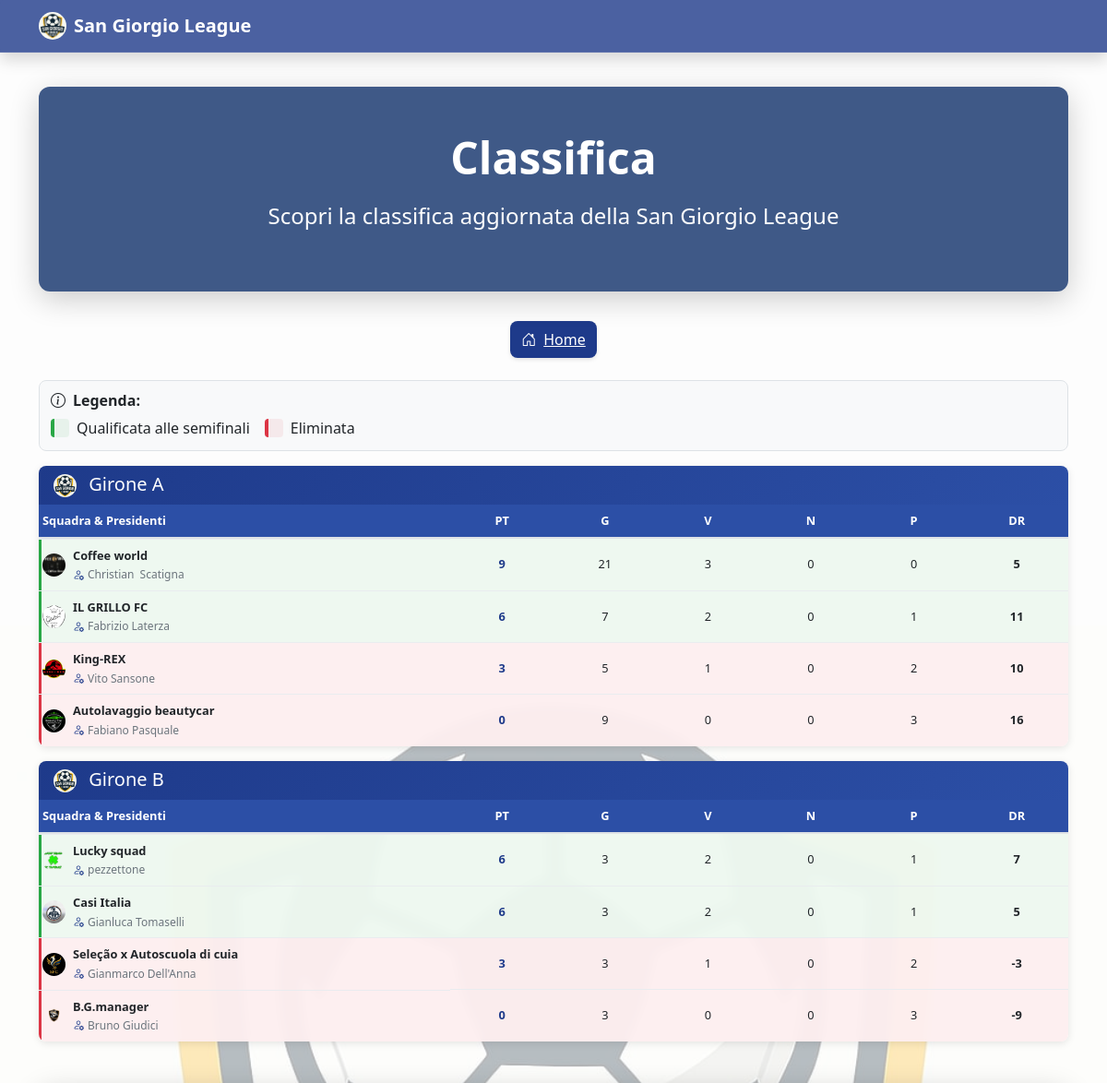
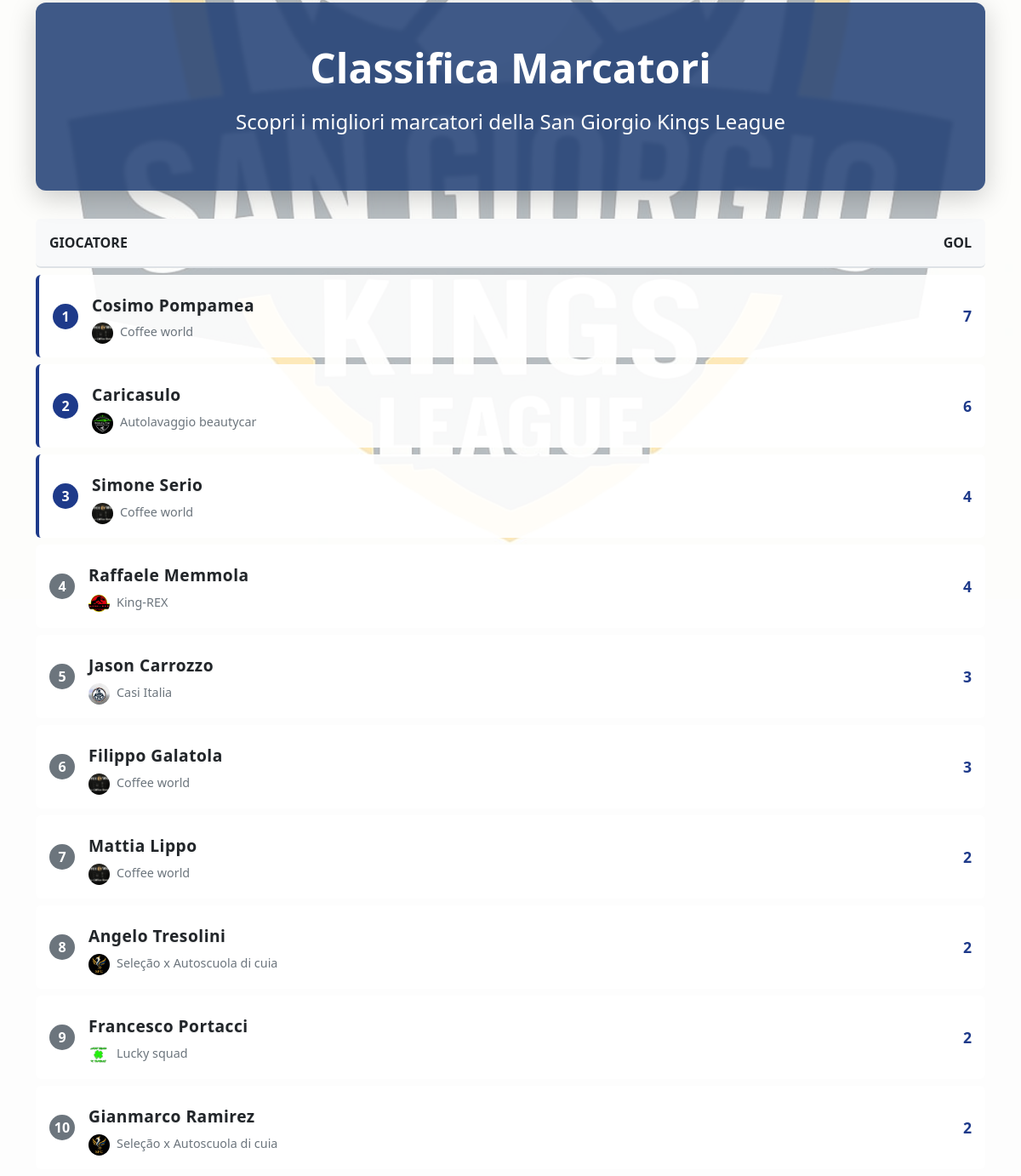
Page /Classifica.php on the earlier database version (2 pictures, top to bottom).
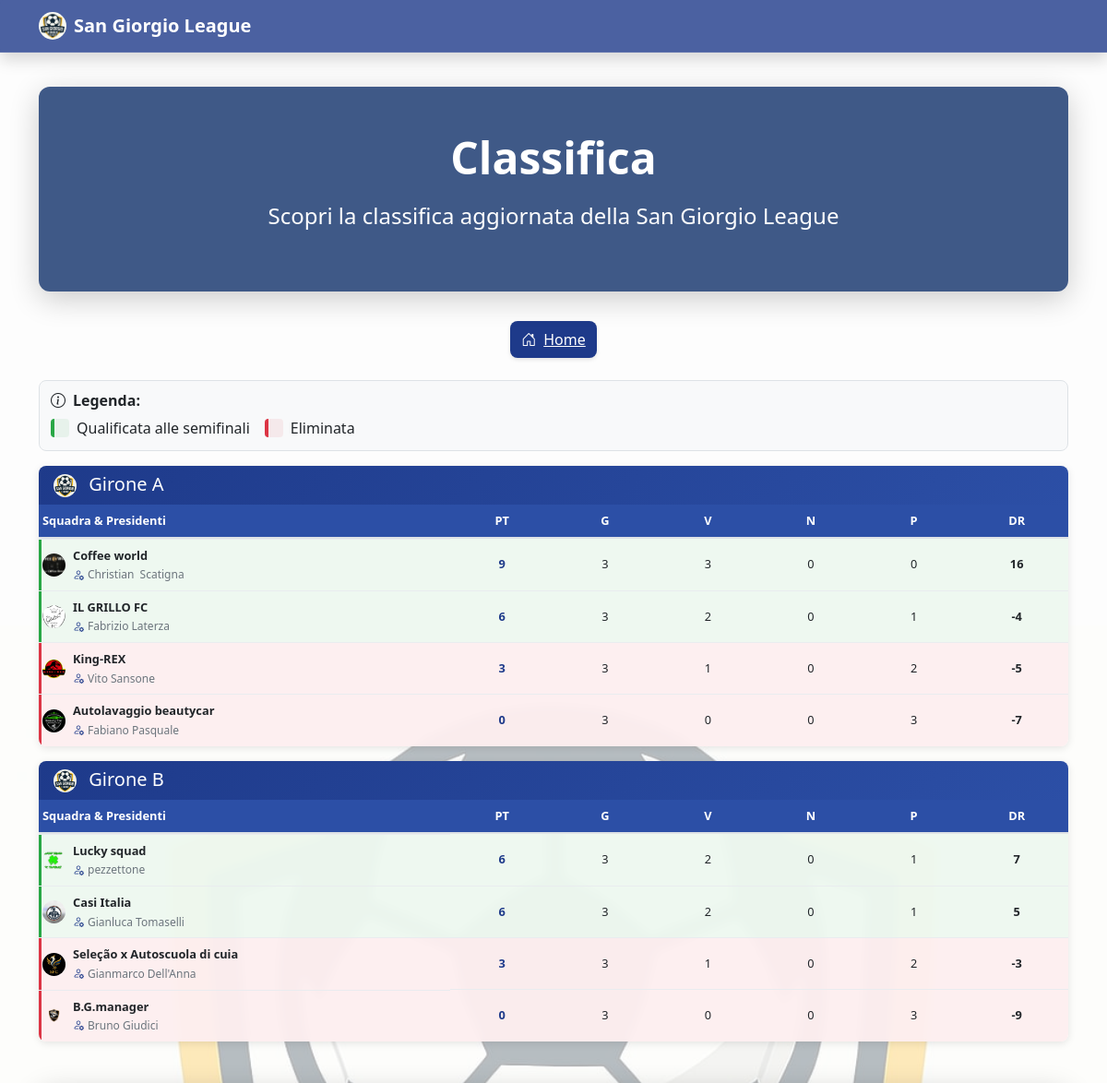
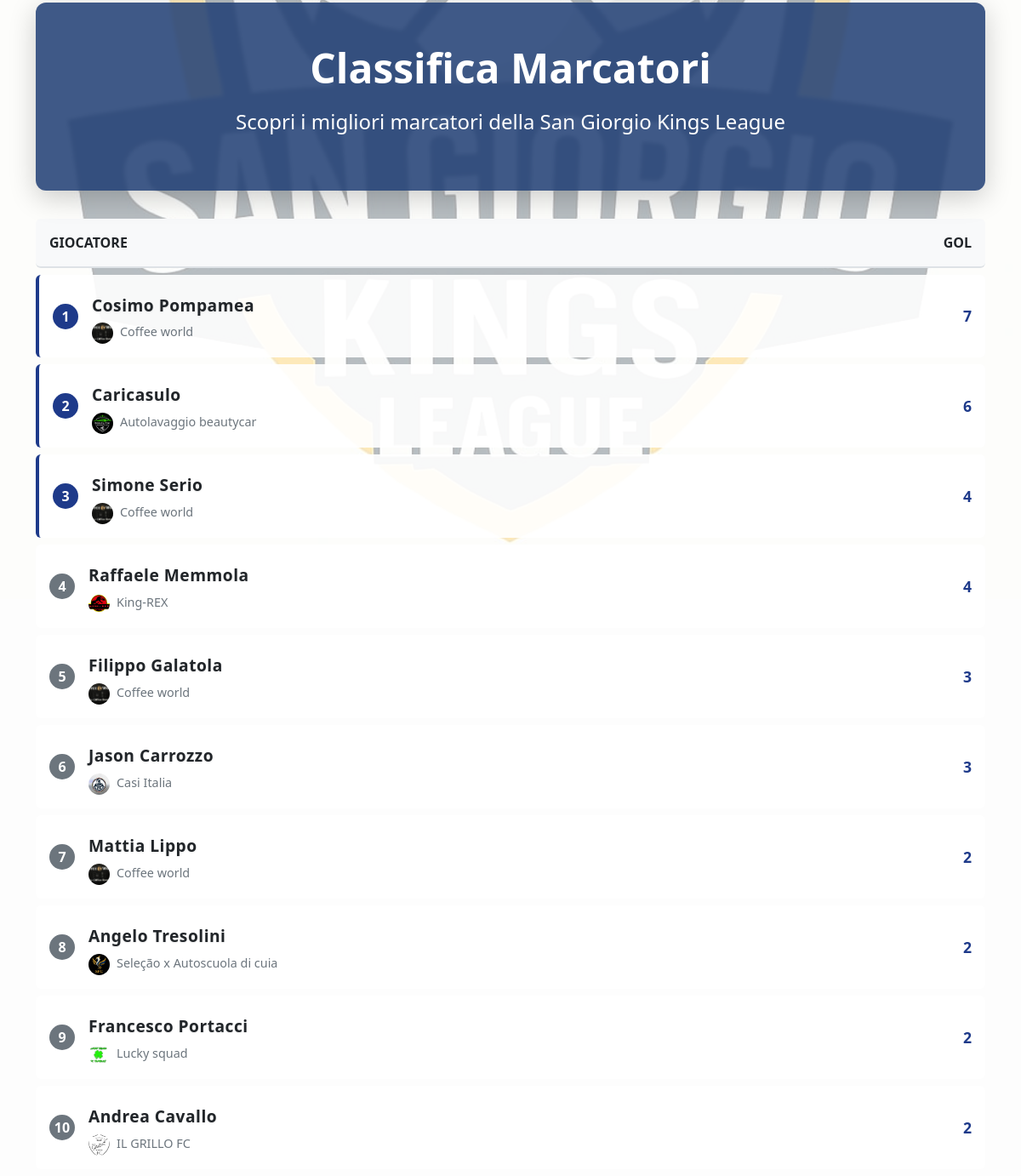
Same page on the later database version (2 pictures, top to bottom).
### tables this page shows
CREATE TABLE `squadre` (
  `ID_squadre` int NOT NULL,
  `Nome` varchar(30) DEFAULT NULL,
  `immagini_loghi` varchar(30) NOT NULL,
  `Cod_presidenti` int DEFAULT NULL,
  `Cod_campionato` int DEFAULT NULL,
  `PT` int DEFAULT '0',
  `G` int DEFAULT '0',
  `V` int DEFAULT '0',
  `N` int DEFAULT '0',
  `P` int DEFAULT '0',
  `DR` int DEFAULT '0',
  `Girone` varchar(10) DEFAULT NULL
);

CREATE TABLE `presidenti` (
  `ID_presidenti` int NOT NULL,
  `Nome` varchar(30) DEFAULT NULL,
  `Cognome` varchar(30) DEFAULT NULL
);

CREATE TABLE `giocatori` (
  `ID_giocatori` int NOT NULL,
  `Nome` varchar(30) DEFAULT NULL,
  `Cognome` varchar(30) DEFAULT NULL,
  `Cod_squadre` int DEFAULT NULL
);

### utility.php (called while the page is built, shortened)
<?php
if (!function_exists('getLogoPath')) {
    function getLogoPath($nomeSquadra, $conn) {
        $query = "SELECT immagini_loghi FROM squadre WHERE Nome = ? LIMIT 1";
        $stmt = $conn->prepare($query);
        $stmt->bind_param("s", $nomeSquadra);
        $stmt->execute();
        $result = $stmt->get_result();
        if ($result->num_rows > 0) {
            $row = $result->fetch_assoc();
            return './immagini/' . $row['immagini_loghi'];
        }
        return '';
    }
}
?>

### Classifica.php (the view, shortened to what the rows shown need)
<!DOCTYPE html>
<html lang="it">
<head>
    <link href="https://cdn.jsdelivr.net/npm/bootstrap@5.3.3/dist/css/bootstrap.min.css" rel="stylesheet">
    <link href="https://cdn.jsdelivr.net/npm/bootstrap-icons@1.10.5/font/bootstrap-icons.css" rel="stylesheet">
    <link rel="stylesheet" href="https://cdnjs.cloudflare.com/ajax/libs/animate.css/4.1.1/animate.min.css">
    <link rel="stylesheet" href="./style.css">
</head>
<body class="bg-light">
    <div class="container mt-4">
        <div class="hero">
            <div class="container hero-content text-center text-white">
                <h1 class="display-5 fw-bold mb-3 animate__animated animate__fadeInDown">Classifica</h1>
            </div>
        </div>
        <?php
        include 'connessione.php';
        include 'utility.php';
        $query_gironi = "SELECT DISTINCT Girone FROM squadre WHERE Cod_campionato = 2 ORDER BY Girone";
        $result_gironi = $conn->query($query_gironi);
        if ($result_gironi->num_rows > 0) {
            while ($girone_row = $result_gironi->fetch_assoc()) {
                $girone = $girone_row['Girone'];
                echo '<div class="classifica-card mb-3" style="background-color: rgba(255, 255, 255, 0.95); border-radius: 8px; overflow: hidden; box-shadow: 0 2px 8px rgba(0,0,0,0.1);">';
                echo '  <div class="classifica-header py-2 px-3" style="background: linear-gradient(135deg, #1e3a8a, #2c4fa6); color: white;">';
                echo '<h5 class="mb-0 font-weight-bold"><img src="./immagini/logoprimario.jpg" style="width: 25px; height: 25px; margin-right: 8px; border-radius: 50%; object-fit: cover;"> Girone ' . $girone . '</h5>';
                echo '  </div>';
                echo '  <div class="table-container">';
                echo '    <table class="table-classifica mb-0" style="width: 100%; border-collapse: collapse; font-size: 0.8rem;">';
                echo '      <thead>';
                echo '        <tr style="background-color: #f8f9fa; color: #495057;">';
                echo '          <th style="padding: 8px 4px; text-align: left; border-bottom: 2px solid #dee2e6; width: 40%;">Squadra & Presidenti</th>';
                echo '          <th style="padding: 8px 4px; text-align: center; border-bottom: 2px solid #dee2e6; width: 10%;">PT</th>';
                echo '          <th style="padding: 8px 4px; text-align: center; border-bottom: 2px solid #dee2e6; width: 10%;">G</th>';
                echo '          <th style="padding: 8px 4px; text-align: center; border-bottom: 2px solid #dee2e6; width: 10%;">V</th>';
                echo '          <th style="padding: 8px 4px; text-align: center; border-bottom: 2px solid #dee2e6; width: 10%;">N</th>';
                echo '          <th style="padding: 8px 4px; text-align: center; border-bottom: 2px solid #dee2e6; width: 10%;">P</th>';
                echo '          <th style="padding: 8px 4px; text-align: center; border-bottom: 2px solid #dee2e6; width: 10%;">DR</th>';
                echo '        </tr>';
                echo '      </thead>';
                echo '      <tbody>';
                $query_squadre = "SELECT
                                    squadre.ID_squadre,
                                    squadre.Nome,
                                    squadre.PT,
                                    squadre.G,
                                    squadre.V,
                                    squadre.N,
                                    squadre.P,
                                    squadre.DR,
                                    presidenti.Nome AS presidente_nome,
                                    presidenti.Cognome AS presidente_cognome
                                FROM squadre
                                LEFT JOIN presidenti ON squadre.Cod_presidenti = presidenti.ID_presidenti
                                WHERE squadre.Cod_campionato = 2
                                AND squadre.Girone = '" . $girone . "'
                                ORDER BY squadre.PT DESC, squadre.DR DESC";
                $result_squadre = $conn->query($query_squadre);
                if ($result_squadre->num_rows > 0) {
                    $posizione = 0;
                    $num_squadre = $result_squadre->num_rows;
                    while ($row = $result_squadre->fetch_assoc()) {
                        $posizione++;
                        $rowClass = '';
                        if ($posizione < 3) {
                            $rowClass = 'primo';
                        } elseif ($posizione >= $num_squadre - 1) {
                            $rowClass = 'retrocessione';
                        }
                        echo '<tr class="' . $rowClass . '" style="transition: all 0.2s;">';
                        echo '  <td style="padding: 8px 4px; text-align: left;">';
                        echo '    <div style="display: flex; align-items: center;">';
                        echo '      <img src="' . getLogoPath($row['Nome'], $conn) . '" style="width: 25px; height: 25px; margin-right: 8px; border-radius: 50%; object-fit: cover;">';
                        echo '      <div>';
                        echo '        <div style="font-weight: bold;">' . $row['Nome'] . '</div>';
                        if (!empty($row['presidente_nome']) || !empty($row['presidente_cognome'])) {
                            $presidente = trim($row['presidente_nome'] . ' ' . $row['presidente_cognome']);
                            echo '        <div style="display: flex; align-items: center; font-size: 0.75rem; color: #6c757d; margin-top: 2px;">';
                            echo '          <i class="bi bi-person-gear" style="color: #1e3a8a; margin-right: 4px;"></i>';
                            echo '          <span style="white-space: nowrap; overflow: hidden; text-overflow: ellipsis; max-width: 150px;">' . $presidente . '</span>';
                            echo '        </div>';
                        }
                        echo '      </div>';
                        echo '    </div>';
                        echo '  </td>';
                        echo '  <td style="padding: 8px 4px; font-weight: bold; text-align: center; color: #1e3a8a;">' . $row['PT'] . '</td>';
                        echo '  <td style="padding: 8px 4px; text-align: center;">' . $row['G'] . '</td>';
                        echo '  <td style="padding: 8px 4px; text-align: center;">' . $row['V'] . '</td>';
                        echo '  <td style="padding: 8px 4px; text-align: center;">' . $row['N'] . '</td>';
                        echo '  <td style="padding: 8px 4px; text-align: center;">' . $row['P'] . '</td>';
                        echo '  <td style="padding: 8px 4px; font-weight: bold; text-align: center;">' . $row['DR'] . '</td>';
                        echo '</tr>';
                    }
                } else {
                    echo '<tr><td colspan="7" class="text-center py-3">Nessuna squadra trovata in questo girone</td></tr>';
                }
                echo '      </tbody>';
                echo '    </table>';
                echo '  </div>';
                echo '</div>';
            }
        } else {
            echo '<div class="alert alert-warning text-center">Nessun girone trovato</div>';
        }
        echo '<div class="hero mt-5">';
        echo '  <div class="container hero-content text-center text-white">';
        echo '    <h1 class="display-5 fw-bold mb-3 animate__animated animate__fadeInDown">Classifica Marcatori</h1>';
        echo '  </div>';
        echo '</div>';
        $query_marcatori = "SELECT giocatori.ID_giocatori, giocatori.Nome, giocatori.Cognome, squadre.Nome AS squadra,SUM(cont_goal.Goal) AS gol_totali
                        FROM giocatori
                        JOIN cont_goal ON giocatori.ID_giocatori = cont_goal.Cod_giocatori
                        JOIN squadre ON giocatori.Cod_squadre = squadre.ID_squadre
                        WHERE squadre.Cod_campionato = 2
                        GROUP BY giocatori.ID_giocatori
                        ORDER BY gol_totali DESC
                        LIMIT 10";
        $result_marcatori = $conn->query($query_marcatori);
        if ($result_marcatori->num_rows > 0) {
            echo '<div class="scorers-table mt-4">';
            $posizione = 1;
            while ($row = $result_marcatori->fetch_assoc()) {
                $nome_completo = trim($row['Nome'] . ' ' . $row['Cognome']);
                $squadra = $row['squadra'];
                $top_class = $posizione <= 3 ? 'top-scorer' : '';
                echo '<div class="scorer-item d-flex justify-content-between align-items-center p-3 mb-2 rounded ' . $top_class . '" style="background-color: rgba(255,255,255,0.9); transition: all 0.3s ease;">';
                echo '  <div class="d-flex align-items-center" style="width: 70%;">';
                echo '    <span class="position-badge d-flex align-items-center justify-content-center me-3" style="width: 30px; height: 30px; background-color: ' . ($posizione <= 3 ? '#1e3a8a' : '#6c757d') . '; color: white; border-radius: 50%; font-weight: bold;">' . $posizione . '</span>';
                echo '    <div>';
                echo '<div class="player-name" style="font-weight: 700 !important; font-size: 1.2rem; color: #212529 !important; text-shadow: 0 1px 2px rgba(0,0,0,0.1); letter-spacing: 0.5px; margin: 8px 0; line-height: 1.3;">' . $nome_completo . '</div>';
                echo '      <div class="team-name small"> <img src="' . getLogoPath($row['squadra'], $conn) . '" style="width: 25px; height: 25px; margin-right: 8px; border-radius: 50%; object-fit: cover;">' . $squadra . '</div>';
                echo '    </div>';
                echo '  </div>';
                echo '  <span class="goals-count fw-bold" style="width: 30%; text-align: right; color: #1e3a8a; font-size: 1.1rem;">' . $row['gol_totali'] . '</span>';
                echo '</div>';
                $posizione++;
            }
            echo '</div>';
        } else {
            echo '<div class="alert alert-warning text-center">Nessun marcatore trovato</div>';
        }
        ?>
    </div>
</body>
</html>

Differences in the rows shown:
no longer on this page (row unchanged): giocatori: nome_completo "Gianmarco Ramirez", Cod_squadre.Nome "Seleção x Autoscuola di cuia", gol_totali "2"
changed squadre "Coffee world": G "21" → "3"; DR "5" → "16"
changed squadre "IL GRILLO FC": G "7" → "3"; DR "11" → "-4"
changed squadre "King-REX": G "5" → "3"; DR "10" → "-5"
changed squadre "Autolavaggio beautycar": G "9" → "3"; DR "16" → "-7"
shown differently, row unchanged: giocatori "Filippo Galatola": moves up the list
now on this page (row unchanged): giocatori: nome_completo "Andrea Cavallo", shows a picture, Cod_squadre.Nome "IL GRILLO FC", gol_totali "2"
